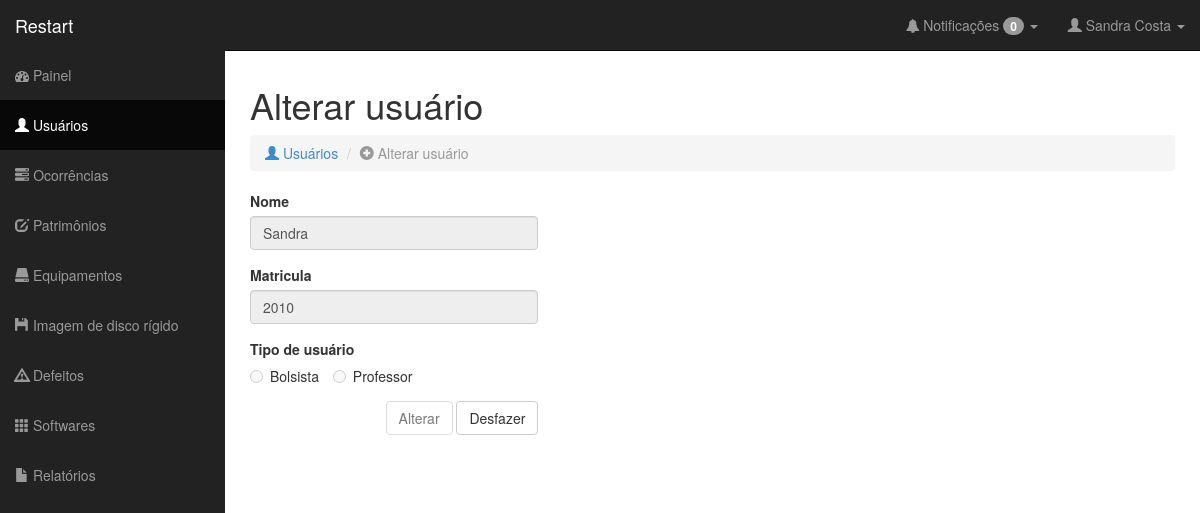
The app's page /alterarCategoria.php?m=2010 (signed in) with its own data.
### tables this page shows
CREATE TABLE IF NOT EXISTS `Usuario` (
  `matricula` VARCHAR(16) NOT NULL,
  `nome` VARCHAR(45) NOT NULL,
  `sobrenome` VARCHAR(45) NULL,
  `email` VARCHAR(45) NULL,
  `senha` VARCHAR(45) NOT NULL,
  `tipo_usuario` SMALLINT NOT NULL,
  `data_cadastro` TIMESTAMP NOT NULL,
  `data_atualizacao` TIMESTAMP NULL,
  `telefone_residencial` VARCHAR(15) NULL,
  `telefone_celular` VARCHAR(15) NULL,
  `situacao` SMALLINT NULL,
  PRIMARY KEY (`matricula`));

### classes/db.class.php (called while the page is built)
<?php
	class DB{
		var $serverDB	= 'localhost';
		var $tabelaDB	= 'restart';
		var $userDB		= 'root';
		var $senhaDB	= '';
		function conectaDB(){
			$db = new mysqli($this->serverDB, $this->userDB, $this->senhaDB, $this->tabelaDB);
			if ($db->connect_errno) {
				return false;
				die($db->connect_error);
			}
			else {
				$db->set_charset("utf8");
				return $db;
			}
		}
	}
?>

### classes/usuario.class.php (called while the page is built, shortened)
<?php
require_once 'db.class.php';
class Usuario extends DB {
	private $db;
	public function __construct(){
		$this->db = parent::conectaDB();
	}
	public function obterDados($campo, $matricula) {
		if ($result = $this->db->query("SELECT `$campo` FROM usuario WHERE matricula = '$matricula'")) {
			if ($result->num_rows) {
				while ($string = $result->fetch_array()){
					$valor = $string[$campo];
				}
				return $valor;
			}$result->free();
		}else return ($this->db->error);
	}
}

### alterarCategoria.php (the view, shortened to what this page needs)
<?php
  include 'classes/usuario.class.php';
  include 'nucleo/cabecario.php';
  include 'nucleo/barraLateral.php';
  if (isset($_GET['m'])){$matriculaAntiga = $_GET['m'];} else {$matriculaAntiga = $_POST['m'];}
  $user = new Usuario;
  $tipo_usuario = $user->obterDados('tipo_usuario', $matriculaAntiga);
?>
<div id="page-wrapper">
  <div class="row">
    <div class="col-lg-12">
      <h1> Alterar usuário</h1>
        <ol class="breadcrumb">
          <li><a href="usuarios.php"><i class="glyphicon glyphicon-user"></i> Usuários</a></li>
          <li class="active"><i class="glyphicon glyphicon-plus-sign"></i> Alterar usuário</li>
        </ol>
    </div>
  </div>
  <form role="form" id="formUsuario" name="formUsuario" action="alterarUsuario.php" method="get">
    <div class="row">
      <div class="col-lg-4">
        <div class="form-group">
          <label>Nome</label>
          <input class="form-control" id="nome" name="nome" value="<?php echo $user->obterDados('nome', $matriculaAntiga);?>" <?php if ($_SESSION['tipo_usuario'] == $tipo_usuario){echo "disabled";}?> required autocomplete="off">
        </div>
        <div class="form-group">
          <label>Matricula</label>
          <input class="form-control" id="matricula" name="matricula" value="<?php echo $user->obterDados('matricula', $matriculaAntiga);?>"  <?php if ($_SESSION['tipo_usuario'] == $tipo_usuario){echo "disabled";}?> required autocomplete="off">
        </div>
        <label>Tipo de usuário</label>
        <div class="form-group">
          <label class="radio-inline">
            <input type="radio" name="tipo_usuario" id="tipo_usuario2"  <?php if ($tipo_usuario == 2 ){echo "checked='checked'";}?> <?php if ($_SESSION['tipo_usuario'] == $tipo_usuario){echo "disabled";}?> value="2" required autocomplete="off"> Bolsista
          </label>
          <label class="radio-inline">
            <input type="radio" name="tipo_usuario" id="tipo_usuario3" <?php if ($tipo_usuario == 3 ){echo "checked='checked'";}?> <?php if ($_SESSION['tipo_usuario'] == $tipo_usuario){echo "disabled";}?> value="3" required autocomplete="off"> Professor
          </label>
        </div>
      </div>
    </div>
    <div class="row">
      <div class="col-lg-4"  align="right">
        <button type="submit" <?php if ($_SESSION['tipo_usuario'] == $tipo_usuario){echo "disabled";}?> class="btn btn-default">Alterar</button>
        <button type="reset" class="btn btn-default">Desfazer</button>
      </div>
      <div class="col-lg-4"></div>
      <div class="col-lg-4"></div>
    </div>
  </form>
</div>
</div>
</body>
</html>

### css/sb-admin.css (style rules this page uses)
body { margin-top: 50px; }
#page-wrapper { width: 100%; padding: 5px 15px; }
@media (min-width:768px) { #page-wrapper { padding: 15px 25px; } }

### nucleo/cabecario.php (style rules this page uses)
a:link { text-decoration: none; }

### records on screen
usuario: nome "Sandra", matricula "2010", tipo_usuario "☐ Bolsista", tipo_usuario "☐ Professor"

### other values on screen
$row['count'] "0"
$_SESSION['nome'] "Sandra"
$_SESSION['sobrenome'] "Costa"
